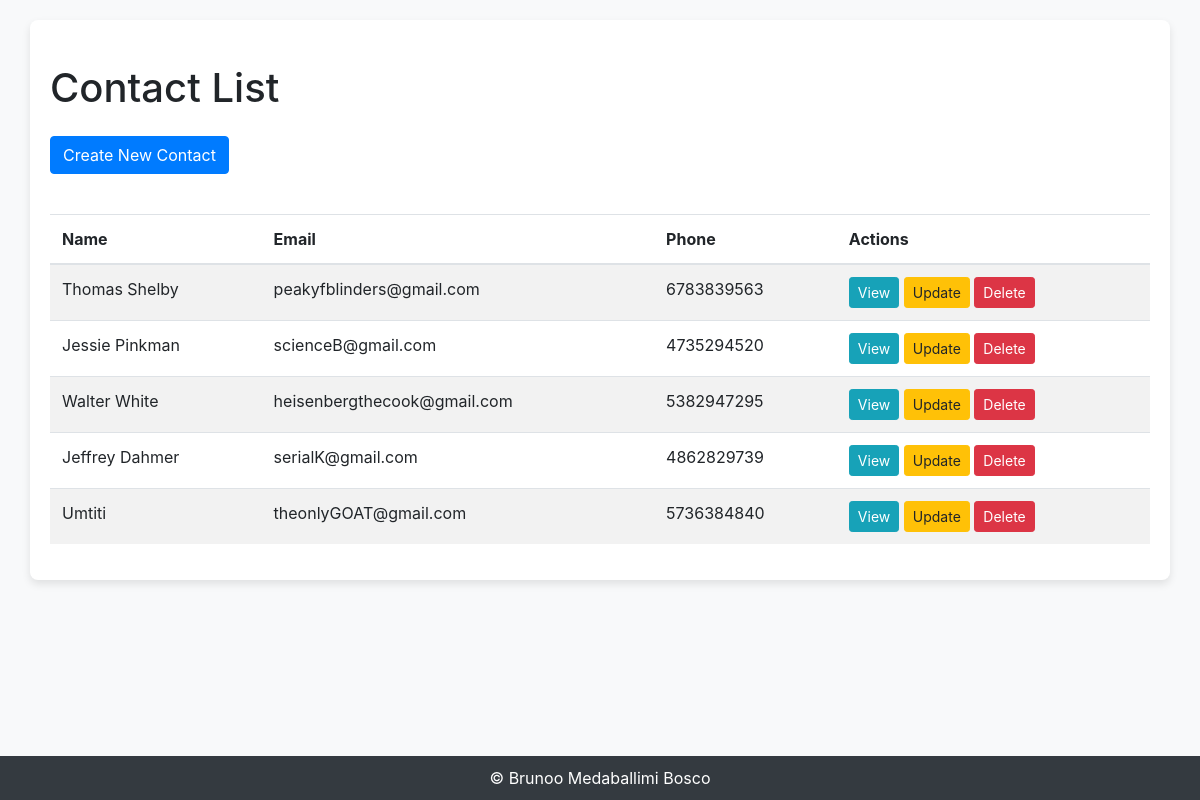
The page / on the database its author committed.
### contact_manager/models.py (models this page shows, shortened)
class Contact(models.Model):
    name = models.CharField(max_length=100, unique = True)
    email = models.EmailField( unique = True )
    phone = models.CharField(max_length=15, blank=True, null=True)
    app_label = 'contact_manager'

### contact_manager/views.py (the view)
# urls.py: path('', ContactListView.as_view(), name='contact_list'),
class ContactListView(ListView):
    model = Contact
    template_name = 'contact_manager/contact_list.html'
    context_object_name = 'contacts'

### contact_manager/templates/contact_manager/contact_list.html (shortened to what this page needs)
<!DOCTYPE html>
<html lang="en">
<head>
    <link href="https://stackpath.bootstrapcdn.com/bootstrap/4.5.2/css/bootstrap.min.css" rel="stylesheet">
</head>
<body class="d-flex flex-column">
<div class="container">
    <h1 class="mt-4 mb-4">Contact List</h1>
    <a href="{% url 'contact_manager:contact_create' %}" class="btn btn-primary btn-create">Create New Contact</a>
    <table class="table table-striped">
        <thead>
            <tr>
                <th>Name</th>
                <th>Email</th>
                <th>Phone</th>
                <th>Actions</th>
            </tr>
        </thead>
        <tbody>
            {% for contact in contacts %}
                <tr>
                    <td>{{ contact.name }}</td>
                    <td>{{ contact.email }}</td>
                    <td>{{ contact.phone }}</td>
                    <td>
                        <a href="{% url 'contact_manager:contact_detail' pk=contact.pk %}" class="btn btn-info btn-sm">View</a>
                        <a href="{% url 'contact_manager:contact_update' pk=contact.pk %}" class="btn btn-warning btn-sm">Update</a>
                        <a href="{% url 'contact_manager:contact_delete' pk=contact.pk %}" class="btn btn-danger btn-sm">Delete</a>
                    </td>
                </tr>
            {% endfor %}
        </tbody>
    </table>
</div>
<footer> &copy; Brunoo Medaballimi Bosco</footer>
</body>
</html>

### contact_manager/templates/contact_manager/contact_list.html (style rules this page uses)
body { background-color: #f8f9fa; }
.container { background-color: #ffffff; border-radius: 8px; box-shadow: 0 4px 8px rgba(0, 0, 0, 0.1); padding: 20px; margin-top: 20px; }
.btn-create { margin-bottom: 20px; }
.table { margin-top: 20px; }
footer { background-color: #343a40; color: #ffffff; padding: 10px 0; text-align: center; position: fixed; width: 100%; bottom: 0; }

### rows shown on the page
Contact: name "Thomas Shelby", email "peakyfblinders@gmail.com", phone "6783839563"
Contact: name "Jessie Pinkman", email "scienceB@gmail.com", phone "4735294520"
Contact: name "Walter White", email "heisenbergthecook@gmail.com", phone "5382947295"
Contact: name "Jeffrey Dahmer", email "serialK@gmail.com", phone "4862829739"
Contact: name "Umtiti", email "theonlyGOAT@gmail.com", phone "5736384840"
